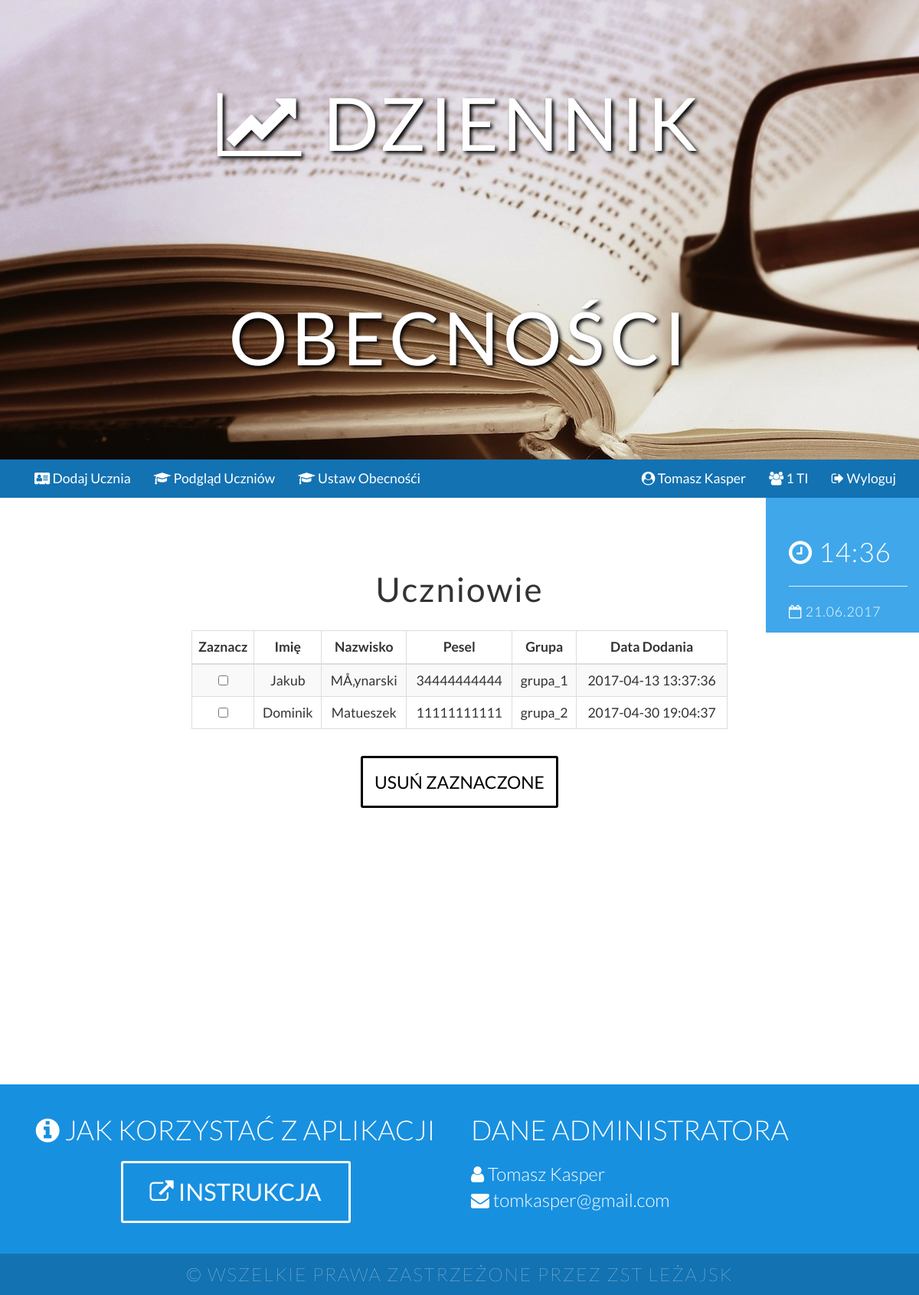
/?url=user&&page=teacher (signed in), run on the app's committed database.
### tables this page shows
CREATE TABLE IF NOT EXISTS `wychowawca` (
  `id` int(11) NOT NULL AUTO_INCREMENT,
  `nazwisko` varchar(50) NOT NULL,
  `imie` varchar(20) NOT NULL,
  `login` varchar(20) NOT NULL,
  `password` varchar(255) NOT NULL,
  PRIMARY KEY (`id`),
  UNIQUE KEY `login` (`login`)
);

CREATE TABLE IF NOT EXISTS `uczen` (
  `id` int(11) NOT NULL AUTO_INCREMENT,
  `nazwisko` varchar(50) NOT NULL,
  `imie` varchar(20) NOT NULL,
  `pesel` varchar(11) NOT NULL,
  `grupa_id` varchar(20) NOT NULL,
  `data_dodania` datetime NOT NULL,
  `klasa_id` varchar(10) NOT NULL,
  PRIMARY KEY (`id`),
  KEY `grupa_id` (`grupa_id`)
);

### includes/php/db_connect.php (called while the page is built, shortened)
<?php
class database
{
    static protected $host='localhost';
    static protected $db_user='root';
    static protected $db_pass='';
    static protected $db_name='frekwencja';
    public function dbConnect()
    {
        $connection = @new mysqli(self::$host,self::$db_user,self::$db_pass,self::$db_name);
        $this->connection=$connection;
        if($this->connection->connect_errno!=0)
        {
            echo "Error ".$this->connection->connect_errno." Opis:".$this->connection->connect_error;
            exit();
        }
        else
        {
            return $this->connection;
        }
    }
}
?>

### includes/php/view_student.php (the view, shortened to what this page needs)
<?php
require_once 'includes/php/db_connect.php';
$db = new database;
if($db->dbConnect())
{
    $class_temp_id=$_SESSION['class_id'];
     $sql ="SELECT id,imie,nazwisko,pesel,data_dodania,grupa_id FROM uczen WHERE klasa_id='$class_temp_id'";
    $rezult=$db->connection->query($sql);
    $student_html='';
    if($rezult->num_rows>0)
    {
      while($row=$rezult->fetch_assoc())
      {   $numer_group=substr($row['grupa_id'],8);
          $student_html.="<tr><td class='table_checkbox'><input name='edit[]' type='checkbox' value=".$row['id']."></td><td>".$row['nazwisko']."</td>"."<td>".$row['imie']."</td>"."<td>".$row['pesel']."</td>"."<td>".$numer_group."</td>"."<td>".$row['data_dodania']."</td>"."</tr>";
      }
    }
    else {
      echo "<h2 class='text-center'>Nie znaleziono żadnego ucznia.Dodaj uczniów</h2>";
    }
}
?>
    <form action="includes/php/del_student.php" method="post">
        <h2>Uczniowie</h2>
        <div class="table-responsive">
            <table class="table table-bordered table-striped">
                <thead>
                    <tr>
                        <th>Zaznacz</th>
                        <th>Imię</th>
                        <th>Nazwisko</th>
                        <th>Pesel</th>
                        <th>Grupa</th>
                        <th>Data Dodania</th>
                    </tr>
                </thead>
                <tbody>
                    <?php echo $student_html ?>
                </tbody>
            </table>
        </div>
        <button type="submit" name="submit_del_studnet" class="btn   btn-danger center-block"><i class="fa fa-plus-minus" aria-hidden="true"></i>Usuń zaznaczone</button>
    </form>
    <div class="col-lg-offset-2 col-lg-8 col-md-offset-2 col-md-8 col-sm-offset-1 col-sm-10 col-xs-12 alert-margin">
    </div>

### index.php (shortened to what this page needs)
<!DOCTYPE html>
<html lang="en">
<head>
    <link href="https://maxcdn.bootstrapcdn.com/bootstrap/3.3.7/css/bootstrap.min.css" rel="stylesheet">
    <link href="https://maxcdn.bootstrapcdn.com/font-awesome/4.7.0/css/font-awesome.min.css" rel="stylesheet">
    <link href="css/style.css" rel="stylesheet"> </head>
<body>
        <div id='logo' class="container-fluid">
            <h4 class="logo-text text-center"><i class="fa fa-line-chart" aria-hidden="true"></i> DZIENNIK OBECNOŚCI</h4> </div>
        <div class="main-container">
            <?php
  $url=@$_GET['url'];
  switch($url)
  {   case 'admin':
      case 'user':
           include("includes/user_panel.php");
      break;
  }
?>
        </div>
        <footer class="footer">
            <div class="container">
                <div class="row">
                    <div class="col-md-6">
                        <h3 class="text-center footer-header"><i class="fa fa-info-circle" aria-hidden="true"></i> Jak Korzystać z Aplikacji</h3><a href="#" class="btn btn-footer center-block"><i class="fa fa-external-link" aria-hidden="true"></i> Instrukcja</a> </div>
                    <div class="col-md-6">
                        <h3 class="footer-header ">Dane Administratora</h3>
                        <div class="contact-info block-center">
                            <div><i class="fa fa-user" aria-hidden="true"></i> Tomasz Kasper</div>
                            <div><i class="fa fa-envelope" aria-hidden="true"></i> tomkasper@gmail.com</div>
                        </div>
                    </div>
                </div>
            </div>
            <div class="copy text-center">&copy; Wszelkie prawa zastrzeżone przez ZST Leżajsk</div>
        </footer>
</body>
</html>

### includes/user_panel.php (shortened to what this page needs)
<?php
if(isset($_SESSION['login']))
{
    require_once 'includes/php/db_connect.php';
    $db = new database;
    if($db->dbConnect())
    {
        $table="wychowawca";
        $id =$_SESSION['user_id'];
        $sql="SELECT * FROM $table WHERE id=$id";
        $results=$db->connection->query($sql);
        $row=$results->fetch_assoc();
        $user=$row['imie']." ".$row['nazwisko'];
    }
    if(@$_SESSION['class']==true)
    {
    }
    else
    {
        require_once 'includes/php/db_connect.php';
    }
}
else
{
    header("Location:http://localhost/obecnosc");
}
?>
    <nav class="navbar navbar-inverse  navbar-custom">
        <div class="container-fluid">
            <div class="navbar-header">
                <a class="navbar-brand" href="#"> </a>
            </div>
            <div class="collapse navbar-collapse" id="myNavbar">
                <ul class="nav navbar-nav menu">
                    <li><a href="http://localhost/obecnosc/?url=user&&page=add_student"><i class="fa fa-address-card" aria-hidden="true"></i> Dodaj Ucznia</a></li>
                    <li><a href="http://localhost/obecnosc/?url=user&&page=view_student"><i class="fa fa-graduation-cap" aria-hidden="true"></i> Podgląd Uczniów</a></li>
                    <li><a href="http://localhost/obecnosc/?url=user&&page=set_present"><i class="fa fa-graduation-cap" aria-hidden="true"></i> Ustaw Obecnośći</a></li>
                </ul>
                <ul class="nav navbar-nav navbar-right">
                    <li>
                        <a> <i class="fa fa-user-circle" aria-hidden="true"></i>
                            <?php
                            echo $user;
                        ?>
                        </a>
                    </li>
                    <li> <a>
                            <?php
                            if( $_SESSION['class_name']!="")
                            {
                                     echo "<i class='fa fa-users' aria-hidden='true'></i> ". $_SESSION['class_name'];
                            }
                            else
                            {
                                echo "<i class='fa fa-users' aria-hidden='true'></i> Nie wybrano klasy";
                            }
                            ?>
                        </a> </li>
                    <li>
                        <a href="includes/php/logout.php"> <i class="fa fa-sign-out "></i> Wyloguj </a>
                    </li>
                </ul>
            </div>
        </div>
    </nav>
    <div class="container-fluid min-height">
        <div class="row">
            <div class="col-md-2 sidebar">
            </div>
            <div class="col-lg-8">
                <?php
                         if($_SESSION['class']==false)
                         {
                             include('includes/php/select_class.php');
                         }
                         else
                         {
                          $url=@$_GET['page'];
                          switch($url)
                          {
                              default:
                              include('includes/php/view_student.php');
                              break;
                          }
                         }
                        ?>
            </div>
            <div class="col-md-2 rightbar">
                <?php include("includes/rightbar/rightbar.php") ?>
            </div>
        </div>
    </div>

### includes/rightbar/rightbar.php
<div class="rightbar-container">
    <div class="date_and_time">
        <div class="clock"> <i class="fa fa-clock-o" aria-hidden="true"></i> 14:36 </div>
        <hr>
        <div class="date"> <i class="fa fa-calendar-o" aria-hidden="true"></i>
            <?php echo date("d.m.Y"); ?>
        </div>
    </div>
</div>

### css/style.css (style rules this page uses)
body { font-size: 16px; font-family: 'Lato', sans-serif; }
.logo-text { font-size: 6em; letter-spacing: 5px; text-transform: uppercase; font-weight: 400; color: #ffffff; text-shadow: 3px 3px 5px #000; padding: 20px; line-height: 280px; }
#logo { background: url("logo_background.jpg"); min-height: 450px; }
.footer { background: #1890e0; color: #ffffff; font-weight: 300; font-size: 1.5em; }
.copy { margin-top: 40px; padding: 10px; letter-spacing: 2px; text-transform: uppercase; color: #ffffff; font-weight: 200; background: #1372b2; }
.navbar-custom { line-height: 30px; font-size: 1.0em; background: #1372b2; border-radius: 0px; border: 0px; margin: 0px; }
.navbar-custom a { color: #ffffff !important; text-decoration: none; padding: 10px; }
.navbar-custom ul.menu li { color: #ffffff !important; transition: all 0.4s; }
.navbar-custom li { color: #ffffff !important; }
.alert-margin { margin-top: 25px; }
.table_checkbox { width: 5%; }
.min-height { min-height: 400px; margin-bottom: 300px; }
.navbar-right { letter-spacing: 0px; }
.navbar-brand { letter-spacing: 0px; }
h4 { margin: 0px; }
h2 { text-align: center; margin-top: 50px; padding: 10px; margin-bottom: 20px; font-size: 2.5em; letter-spacing: 2px; }
.btn { margin-top: 5px; padding: 15px; font-size: 1.3em !important; border-radius: 3px; transition: all 0.3s; text-align: center; text-transform: uppercase; background: rgba(255, 255, 255, 0); border: solid 3px #000; min-width: 200px; max-width: 300px; margin-top: 15px; color: #000; }
h3.footer-header { margin-top: 40px; font-weight: 300; text-transform: uppercase; padding: 0px; margin-bottom: 20px; font-size: 1.5em; }
.btn-footer { border: solid 3px #fff; color: #fff; }
form { padding: 35px; }
.main-container { font-size: 1.1em; }
.rightbar-container { margin-top: 30px; }
.clock { font-size: 2.0em; }
.rightbar { background: #40a7eb; color: #fff; }
.date_and_time { letter-spacing: 1px; font-weight: 300; text-align: left; margin-left: 15px; padding-top: 15px; padding-bottom: 15px; }
.date { font-size: 1em; }
td { font-weight: 400; }
th { text-align: center; }
td { text-align: center; }

### data on the page
wychowawca: user "Tomasz Kasper"
uczen: nazwisko "Jakub", imie "MÅ‚ynarski", pesel "34444444444", grupa "grupa_1", data_dodania "2017-04-13 13:37:36"
uczen: nazwisko "Dominik", imie "Matueszek", pesel "11111111111", grupa "grupa_2", data_dodania "2017-04-30 19:04:37"

### other printed values
$_SESSION['class_name'] "1 TI"
